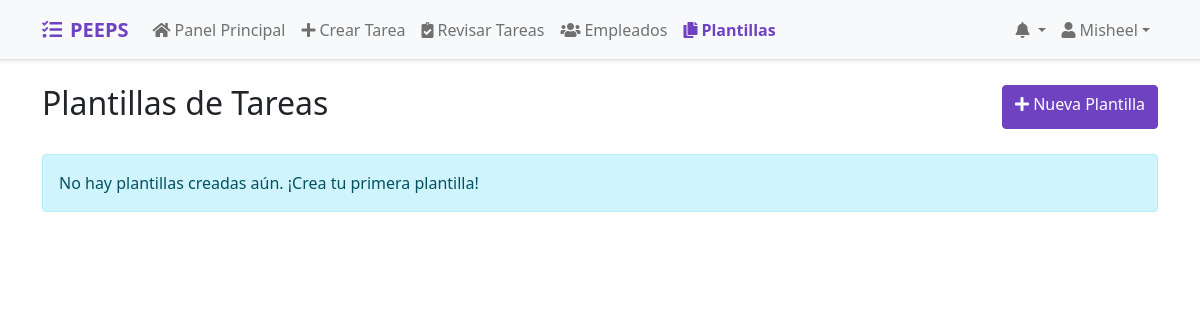
The app's page /jefe/plantillas/ (signed in), older data.
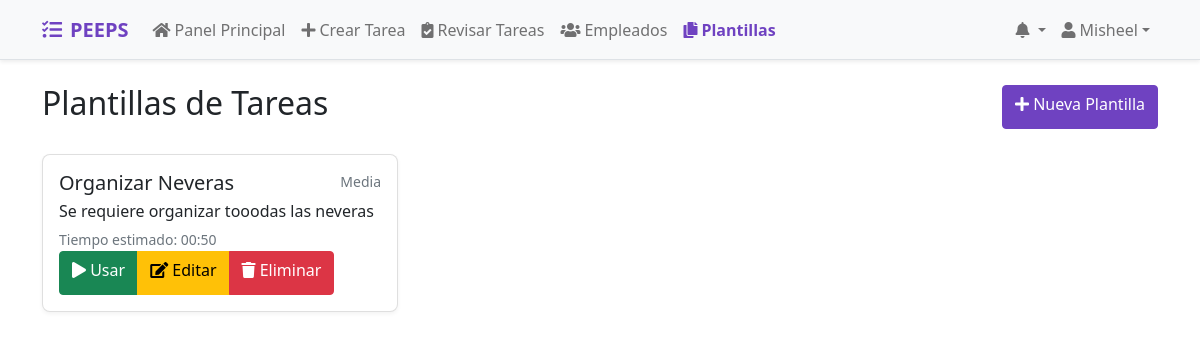
The same page, newer data.
### tasks/models.py (models this page shows, shortened)
class PlantillaTarea(models.Model):
    titulo = models.CharField(max_length=200)
    descripcion = models.TextField()
    jefe = models.ForeignKey(User, on_delete=models.CASCADE, related_name='plantillas_creadas')
    tiempo_estimado = models.DurationField()
    PRIORIDADES = [
        ('Baja', 'Baja'),
        ('Media', 'Media'),
        ('Alta', 'Alta'),
    ]
    prioridad = models.CharField(max_length=10, choices=PRIORIDADES, default='Media')
    fecha_creacion = models.DateTimeField(auto_now_add=True)

### tasks/views.py (the view)
# urls.py: path('jefe/plantillas/', views.lista_plantillas, name='lista_plantillas'),
@login_required
def lista_plantillas(request):
    if not request.user.empleadoperfil.es_jefe:
        messages.error(request, "No tienes permiso para ver esta página.")
        return redirect('index')
    plantillas = PlantillaTarea.objects.filter(jefe=request.user)
    return render(request, 'tasks/plantillas/lista_plantillas.html', {'plantillas': plantillas})

### tasks/templatetags/duration_filters.py (called while the page is built)
@register.filter
def format_duration(duration):
    if not isinstance(duration, timedelta):
        return ''
    total_seconds = int(duration.total_seconds())
    hours = total_seconds // 3600
    minutes = (total_seconds % 3600) // 60
    return f"{hours:02d}:{minutes:02d}"

### tasks/templates/tasks/plantillas/lista_plantillas.html (shortened to what this page needs)
{% extends 'base.html' %}
{% load widget_tweaks %}
{% load duration_filters %}
{% block content %}
<div class="container mt-4">
    <div class="d-flex justify-content-between align-items-center mb-4">
        <h2>Plantillas de Tareas</h2>
        <a href="{% url 'crear_plantilla' %}" class="btn btn-primary">
            <i class="fas fa-plus"></i> Nueva Plantilla
        </a>
    </div>
    {% if plantillas %}
    <div class="row">
        {% for plantilla in plantillas %}
        <div class="col-md-4 mb-4">
            <div class="card">
                <div class="card-body">
                    <div class="d-flex w-100 justify-content-between">
                        <h5 class="mb-1">{{ plantilla.titulo }}</h5>
                        <small class="text-muted">{{ plantilla.prioridad }}</small>
                    </div>
                    <p class="mb-1">{{ plantilla.descripcion|truncatechars:100 }}</p>
                    <small class="text-muted">Tiempo estimado: {{ plantilla.tiempo_estimado|format_duration }}</small>
                    <div class="btn-group" role="group">
                        <a href="{% url 'usar_plantilla' plantilla.id %}" class="btn btn-success">
                            <i class="fas fa-play"></i> Usar
                        </a>
                        <a href="{% url 'editar_plantilla' plantilla.id %}" class="btn btn-warning">
                            <i class="fas fa-edit"></i> Editar
                        </a>
                        <a href="{% url 'eliminar_plantilla' plantilla.id %}" class="btn btn-danger">
                            <i class="fas fa-trash"></i> Eliminar
                        </a>
                    </div>
                </div>
            </div>
        </div>
        {% endfor %}
    </div>
    {% else %}
    <div class="alert alert-info">
        No hay plantillas creadas aún. ¡Crea tu primera plantilla!
    </div>
    {% endif %}
</div>
{% endblock %}

Row changes from the older to the newer data that the page shows:
added PlantillaTarea: titulo "Organizar Neveras", prioridad "Media", descripcion "Se requiere organizar tooodas las neveras", tiempo_estimado "00:50"
Text that changed along with them:
text no longer shown: "No hay plantillas creadas aún. ¡Crea tu primera plantilla!"
